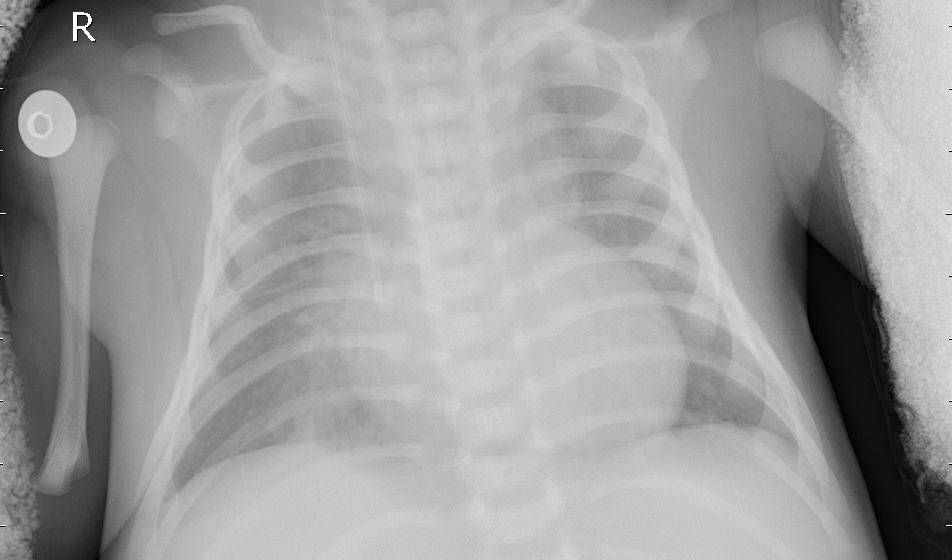
#> input picture original.jpeg, 952 x 560 px
$ python -i cv_helpers.py   (imports and definitions only)
#> lines starting #> are read from the running program, lines starting #| are printed output that depends on the picture
import cv2 as cv
import numpy as np
from sklearn.cluster import KMeans, MiniBatchKMeans
from sklearn.preprocessing import StandardScaler
from matplotlib import pyplot as plt
import os
import random
from sklearn.model_selection import train_test_split
from sklearn.svm import SVC
from IPython.display import display, HTML, clear_output
from sklearn.linear_model import LogisticRegression
from sklearn.ensemble import RandomForestClassifier, GradientBoostingClassifier
from sklearn.neighbors import KNeighborsClassifier


# [62 lines left out: functions pretty_print, import_and_derive_features, not called in this run]

def plot_before_after():
    """Return array representation of image before
    equalizing the histogram and after.

    Returns
    ----------
    img_ : array-like
        Before

    gray : array-like
        After
    """
    img_ = cv.imread('original.jpeg')
#> img_ is the input picture: shape (560, 952, 3); min 0, max 255, mean 158.5
    img_ = cv.resize(img_, (256, 256))
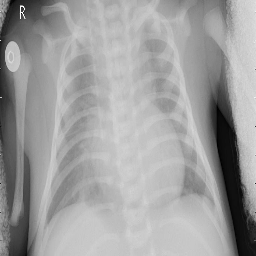
#> img_: shape (256, 256, 3); min 0, max 255, mean 158.4
    img_ = cv.GaussianBlur(img_,(3, 3),0)
    img_ = cv.cvtColor(img_, cv.COLOR_BGR2GRAY)
#> img_: shape (256, 256)
    gray = cv.equalizeHist(img_)
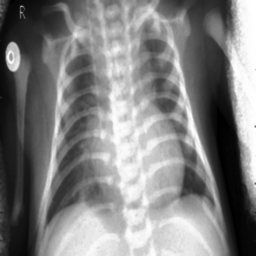
#> gray: shape (256, 256); min 0, max 255, mean 128.8
    return img_, gray

# [466 lines left out: functions predict, prepare_vstack, cluster, develop_vocabulary, standardize, get_best_params_svc and 6 more, not called in this run]

>>> result = plot_before_after()
